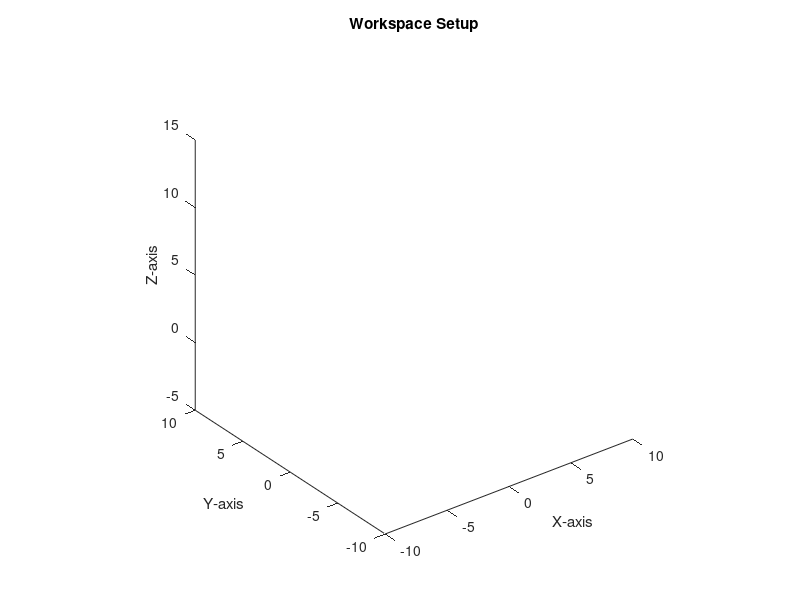

The MATLAB script that drew this image: (Note: this script raises an error after producing the figure.)
%% Environment  

% Setup figure and axes
figureHandle = figure('Position', [100, 100, 1200, 800]);
axis([-10 10 -10 10 -5 15]); % [xmin xmax ymin ymax zmin zmax]
axis equal;
view(3);
xlabel('X-axis');
ylabel('Y-axis');
zlabel('Z-axis');
title('Workspace Setup');

env = SetEnvironment(figureHandle);

%% Initialise

% Create gem objects and place them in the environment
gems = [
    Gem([0.3824, -1.069, 0.5], 'small', 'green');
    Gem([0.3824, -1.269, 0.5], 'large', 'red');
    Gem([0.3824, -1.469, 0.5], 'large', 'green');
    Gem([0.3824, -1.669, 0.5], 'small', 'red');
    Gem([0.3824, -1.869, 0.5], 'large', 'red'); 
    Gem([0.3824, -2.029, 0.5], 'small', 'red'); 
];

% Define models for the UR3 and ABB robots
UR3Model = LinearUR3e(transl(-0.15, -1.1, 0.5) * trotz(pi/2));
ABBModel = ABB120(transl(-1.25, -1.15, 0.5) * trotz(pi/2));
%%

% Step 1: Create an instance of EStopController
eStopController = EStopController();  % Create a shared EStopController instance

% Step 2: Create instances of UR3Movement and ABBMovement with the shared EStopController
ur3Movement = UR3Movement(gems, UR3Model, eStopController);  % Create UR3Movement instance
abbMovement = ABBMovement(gems, ABBModel, eStopController);  % Create ABBMovement instance

% Step 3: Instantiate the GUI and pass the movement instances
app = app1;  % Create an instance of your app
app.initializeAppWithInstances(ur3Movement, abbMovement, eStopController);  % Pass the movement instances

%% Main loop using the instances from the app
for i = 1:length(gems)
    % Execute the movement using the instances stored in the app
    app.UR3MovementInst.ExecuteUR3(i);
    app.ABBMovementInst.ExecuteRobot(i);
end
